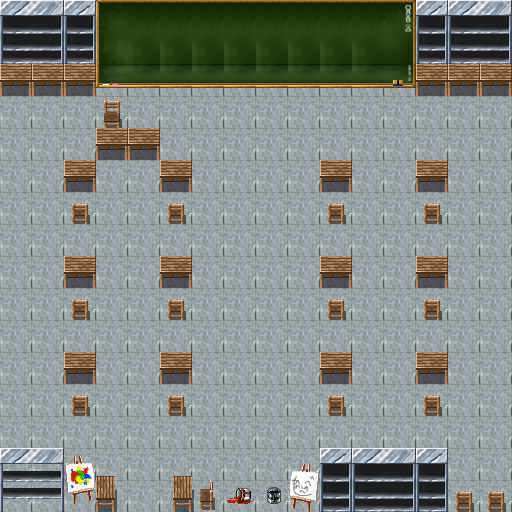

Rendered tile map (Tiled .tmx) drawn with the repository's tilesets; below, a short description and the full map source, tile grids included:
An orthogonal 16x16 tile map with 32x32 px tiles, 3 tile layers (fundo, colisao, topo).

<map version="1.2" tiledversion="1.2.5" orientation="orthogonal" renderorder="right-down" width="16" height="16" tilewidth="32" tileheight="32" infinite="0" nextlayerid="6" nextobjectid="1">
 <tileset firstgid="1" source="tileset-escola.tsx" />
 <layer id="1" name="fundo" width="16" height="16">
  <data encoding="csv">
237,237,237,237,237,237,237,237,237,237,237,237,237,237,237,237,
237,237,237,237,237,237,237,237,237,237,237,237,237,237,237,237,
237,237,237,237,237,237,237,237,237,237,237,237,237,237,237,237,
237,237,237,237,237,237,237,237,237,237,237,237,237,237,237,237,
237,237,237,237,237,237,237,237,237,237,237,237,237,237,237,237,
237,237,237,237,237,237,237,237,237,237,237,237,237,237,237,237,
237,237,237,237,237,237,237,237,237,237,237,237,237,237,237,237,
237,237,237,237,237,237,237,237,237,237,237,237,237,237,237,237,
237,237,237,237,237,237,237,237,237,237,237,237,237,237,237,237,
237,237,237,237,237,237,237,237,237,237,237,237,237,237,237,237,
237,237,237,237,237,237,237,237,237,237,237,237,237,237,237,237,
237,237,237,237,237,237,237,237,237,237,237,237,237,237,237,237,
237,237,237,237,237,237,237,237,237,237,237,237,237,237,237,237,
237,237,237,237,237,237,237,237,237,237,237,237,237,237,237,237,
237,237,237,237,237,237,237,237,237,237,237,237,237,237,237,237,
237,237,237,237,237,237,237,237,237,237,237,237,237,237,237,237
</data>
 </layer>
 <layer id="3" name="colisao" width="16" height="16">
  <data encoding="csv">
122,123,125,69,70,70,70,70,70,70,70,70,71,125,122,123,
139,140,142,86,87,90,90,87,90,87,87,87,91,142,139,140,
215,215,215,92,93,93,93,93,93,93,93,93,94,215,215,215,
0,0,0,217,0,0,0,0,0,0,0,0,0,0,0,0,
0,0,0,215,215,0,0,0,0,0,0,0,0,0,0,0,
0,0,215,0,0,215,0,0,0,0,215,0,0,215,0,0,
0,0,219,0,0,219,0,0,0,0,219,0,0,219,0,0,
0,0,0,0,0,0,0,0,0,0,0,0,0,0,0,0,
0,0,215,0,0,215,0,0,0,0,215,0,0,215,0,0,
0,0,219,0,0,219,0,0,0,0,219,0,0,219,0,0,
0,0,0,0,0,0,0,0,0,0,0,0,0,0,0,0,
0,0,215,0,0,215,0,0,0,0,215,0,0,215,0,0,
0,0,219,0,0,219,0,0,0,0,219,0,0,219,0,0,
0,0,0,0,0,0,0,0,0,0,0,0,0,0,0,0,
0,0,0,0,0,0,0,0,0,0,0,0,0,0,0,0,
137,138,19,266,0,267,268,26,7,54,142,139,140,142,219,219
</data>
 </layer>
 <layer id="4" name="topo" width="16" height="16">
  <data encoding="csv">
0,0,0,0,0,0,0,0,0,0,0,0,0,0,0,0,
0,0,0,0,0,0,0,0,0,0,0,0,0,0,0,0,
0,0,0,0,0,0,0,0,0,0,0,0,0,0,0,0,
0,0,0,0,0,0,0,0,0,0,0,0,0,0,0,0,
0,0,0,0,0,0,0,0,0,0,0,0,0,0,0,0,
0,0,0,0,0,0,0,0,0,0,0,0,0,0,0,0,
0,0,0,0,0,0,0,0,0,0,0,0,0,0,0,0,
0,0,0,0,0,0,0,0,0,0,0,0,0,0,0,0,
0,0,0,0,0,0,0,0,0,0,0,0,0,0,0,0,
0,0,0,0,0,0,0,0,0,0,0,0,0,0,0,0,
0,0,0,0,0,0,0,0,0,0,0,0,0,0,0,0,
0,0,0,0,0,0,0,0,0,0,0,0,0,0,0,0,
0,0,0,0,0,0,0,0,0,0,0,0,0,0,0,0,
0,0,0,0,0,0,0,0,0,0,0,0,0,0,0,0,
120,121,2,249,0,250,0,0,0,37,125,122,123,125,0,0,
0,0,0,0,0,0,0,0,0,0,0,0,0,0,0,0
</data>
 </layer>
</map>
